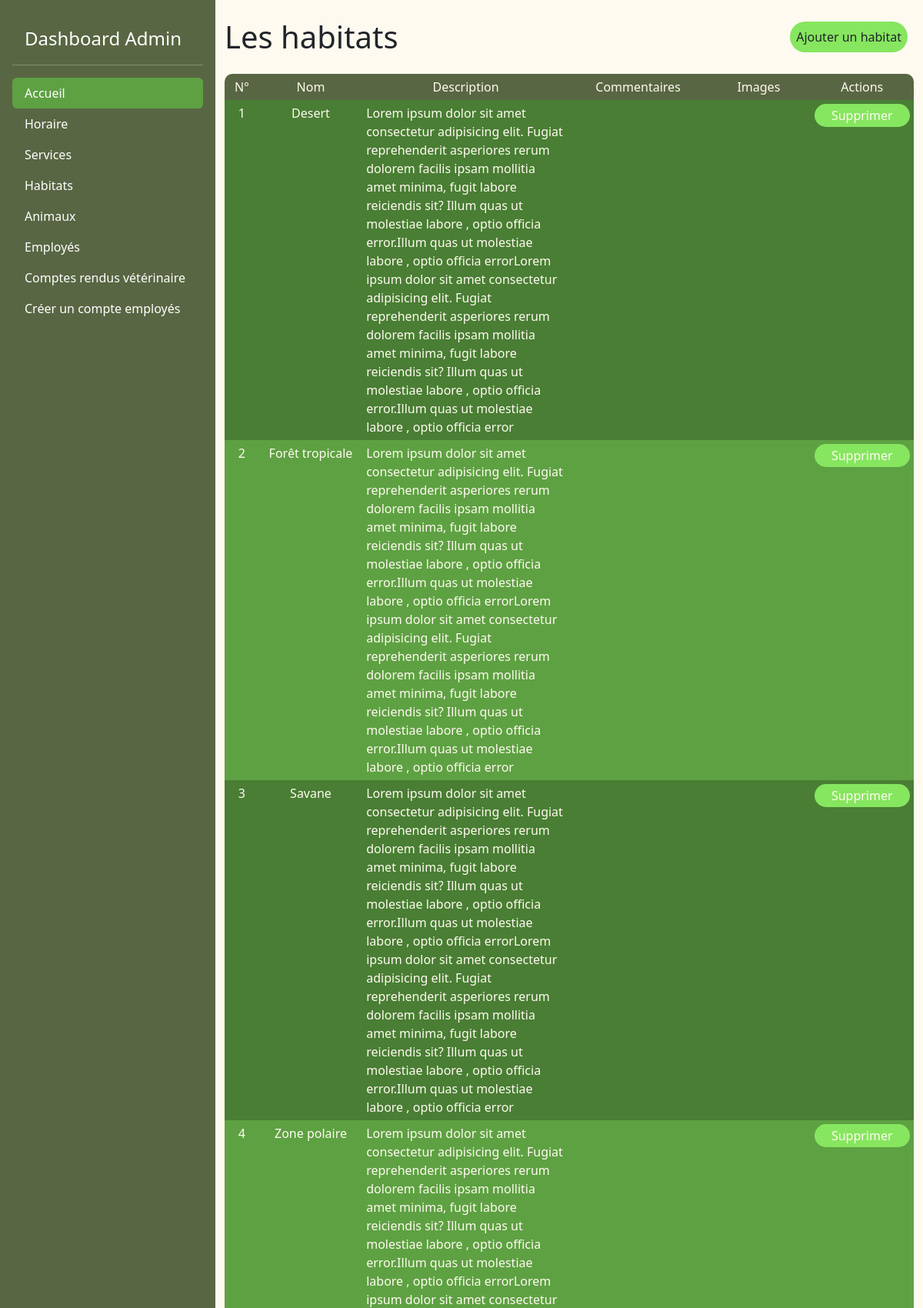
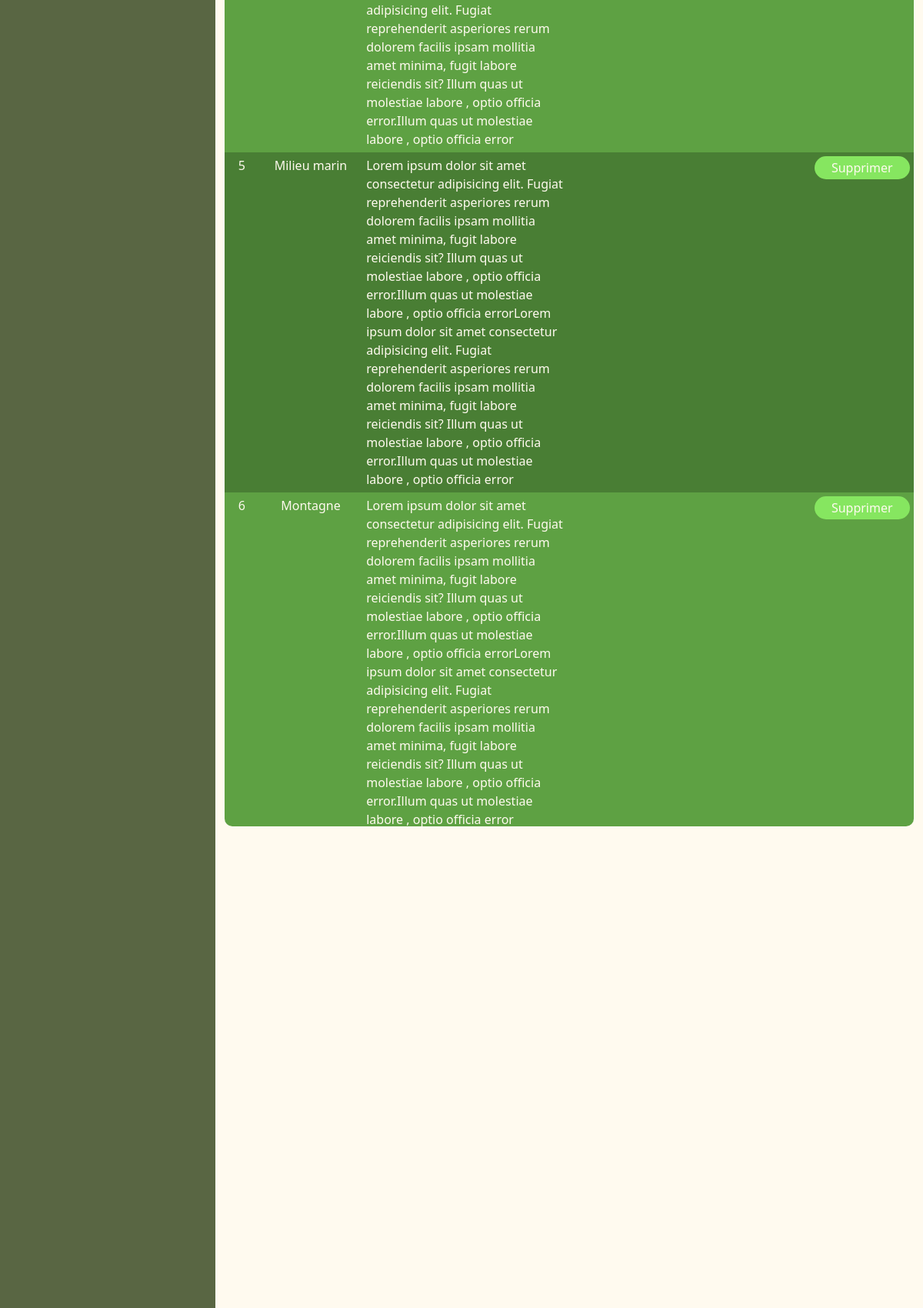
/admin/pages/habitats.php (upper part), run on the app's committed database (2 pictures, top to bottom).
### tables this page shows
CREATE TABLE IF NOT EXISTS `habitat`(
    habitat_id INT NOT NULL AUTO_INCREMENT,
    habitat_name VARCHAR(50) NOT NULL,
    description TEXT(1000) NOT NULL,
    habitat_comment VARCHAR(255),
    image_id INT,
    PRIMARY KEY(habitat_id)
);

### admin/lib/functions.php (called while the page is built, shortened)
<?php
function getHabitats(PDO $pdo): array
{
    $query = $pdo->prepare("SELECT * FROM habitat");
    $query->execute();
    $habitats = $query->fetchAll(PDO::FETCH_ASSOC);
    return $habitats;
}

### admin/pages/habitats.php (the view, shortened to what this page needs)
<?php
require_once __DIR__ . "../../templates/header.php";
require_once __DIR__ . "../../../lib/pdo.php";
require_once __DIR__ . "../../lib/functions.php";
$habitats = getHabitats($pdo);
?>
<div class="container">
    <div class="d-flex align-items-center justify-content-between">
        <h1 class="my-4">Les habitats</h1>
        <a href="#" class="button p-2 me-2 h-50 text-decoration-none" data-bs-toggle="modal" data-bs-target="#exampleModal">Ajouter un habitat</a>
    </div>
    <div class="table">
        <div class="table_head table_head_habitats">
            <div class="table_head_text">N°</div>
            <div class="table_head_text">Nom</div>
            <div class="table_head_text">Description</div>
            <div class="table_head_text">Commentaires</div>
            <div class="table_head_text">Images</div>
            <div class="table_head_text">Actions</div>
        </div>
        <?php foreach ($habitats as $key => $habitat) { ?>
            <div class="table_body table_body_habitats <?php if ($key % 2 === 0) {
                                                            echo "striped";
                                                        } ?>">
                <div class="table_body_text"><?= $habitat['habitat_id'] ?></div>
                <div class="table_body_text"><?= $habitat['habitat_name'] ?></div>
                <div class="table_body_text"><?= $habitat['description'] ?></div>
                <div class="table_body_text"><?= $habitat['habitat_comment'] ?></div>
                <div class="table_head_text"><?= $habitat['image_id'] ?></div>
                <a href="#" class="table_head_text actionButton">Supprimer</a>
            </div>
        <?php } ?>
    </div>
</div>
<?php
require_once __DIR__ . "../../templates/footer.php";
?>

### admin/assets/css/styles.css (style rules this page uses)
.button { color: #212427; background-color: #86e660; padding: 10px; border-radius: 20px 20px 20px 20px; }
body { margin: 0; background-color: #fffaef; }
@media screen and (min-width: 993px) { .table { max-height: 75vh; width: 100%; color: #fffaef; overflow: scroll; border-radius: 10px; } }
@media screen and (min-width: 993px) { .table_head { background-color: #596643; } }
@media screen and (min-width: 993px) { .table_body { background-color: #5ea143; } }
@media screen and (min-width: 993px) { .table_body .actionButton { color: #fffaef; text-decoration: none; background-color: #86e660; margin: 5px; border-radius: 15px; height: 30px; padding: 5px; line-height: 20px; } }
@media screen and (min-width: 993px) { .striped { background-color: #497e34; } }
@media screen and (min-width: 993px) { .table_head, .table_body { display: grid; grid-template-columns: 5% 15% 30% 20% 15% 15%; } }
@media screen and (min-width: 993px) { .table_head_text, .table_body_text { display: flex; justify-content: center; padding: 5px; } }

### data on the page
habitat: habitat_id "1", habitat_name "Desert", description "Lorem ipsum dolor sit amet consectetur adipisicing elit. Fugiat reprehenderit asperiores rerum dolorem facilis ipsam mollitia amet minima, fugit labore reiciendis sit? Illum quas ut molestiae labore , optio officia error.Illum quas ut molestiae labore , optio officia errorLorem ipsum dolor sit amet consectetur adipisicing elit. Fugiat reprehenderit asperiores rerum dolorem facilis ipsam mollitia amet minima, fugit labore reiciendis sit? Illum quas ut molestiae labore , optio officia error.Illum quas ut molestiae labore , optio officia error"
habitat: habitat_id "2", habitat_name "Forêt tropicale", description "Lorem ipsum dolor sit amet consectetur adipisicing elit. Fugiat reprehenderit asperiores rerum dolorem facilis ipsam mollitia amet minima, fugit labore reiciendis sit? Illum quas ut molestiae labore , optio officia error.Illum quas ut molestiae labore , optio officia errorLorem ipsum dolor sit amet consectetur adipisicing elit. Fugiat reprehenderit asperiores rerum dolorem facilis ipsam mollitia amet minima, fugit labore reiciendis sit? Illum quas ut molestiae labore , optio officia error.Illum quas ut molestiae labore , optio officia error"
habitat: habitat_id "3", habitat_name "Savane", description "Lorem ipsum dolor sit amet consectetur adipisicing elit. Fugiat reprehenderit asperiores rerum dolorem facilis ipsam mollitia amet minima, fugit labore reiciendis sit? Illum quas ut molestiae labore , optio officia error.Illum quas ut molestiae labore , optio officia errorLorem ipsum dolor sit amet consectetur adipisicing elit. Fugiat reprehenderit asperiores rerum dolorem facilis ipsam mollitia amet minima, fugit labore reiciendis sit? Illum quas ut molestiae labore , optio officia error.Illum quas ut molestiae labore , optio officia error"
habitat: habitat_id "4", habitat_name "Zone polaire", description "Lorem ipsum dolor sit amet consectetur adipisicing elit. Fugiat reprehenderit asperiores rerum dolorem facilis ipsam mollitia amet minima, fugit labore reiciendis sit? Illum quas ut molestiae labore , optio officia error.Illum quas ut molestiae labore , optio officia errorLorem ipsum dolor sit amet consectetur adipisicing elit. Fugiat reprehenderit asperiores rerum dolorem facilis ipsam mollitia amet minima, fugit labore reiciendis sit? Illum quas ut molestiae labore , optio officia error.Illum quas ut molestiae labore , optio officia error"
habitat: habitat_id "5", habitat_name "Milieu marin", description "Lorem ipsum dolor sit amet consectetur adipisicing elit. Fugiat reprehenderit asperiores rerum dolorem facilis ipsam mollitia amet minima, fugit labore reiciendis sit? Illum quas ut molestiae labore , optio officia error.Illum quas ut molestiae labore , optio officia errorLorem ipsum dolor sit amet consectetur adipisicing elit. Fugiat reprehenderit asperiores rerum dolorem facilis ipsam mollitia amet minima, fugit labore reiciendis sit? Illum quas ut molestiae labore , optio officia error.Illum quas ut molestiae labore , optio officia error"
habitat: habitat_id "6", habitat_name "Montagne", description "Lorem ipsum dolor sit amet consectetur adipisicing elit. Fugiat reprehenderit asperiores rerum dolorem facilis ipsam mollitia amet minima, fugit labore reiciendis sit? Illum quas ut molestiae labore , optio officia error.Illum quas ut molestiae labore , optio officia errorLorem ipsum dolor sit amet consectetur adipisicing elit. Fugiat reprehenderit asperiores rerum dolorem facilis ipsam mollitia amet minima, fugit labore reiciendis sit? Illum quas ut molestiae labore , optio officia error.Illum quas ut molestiae labore , optio officia error"
